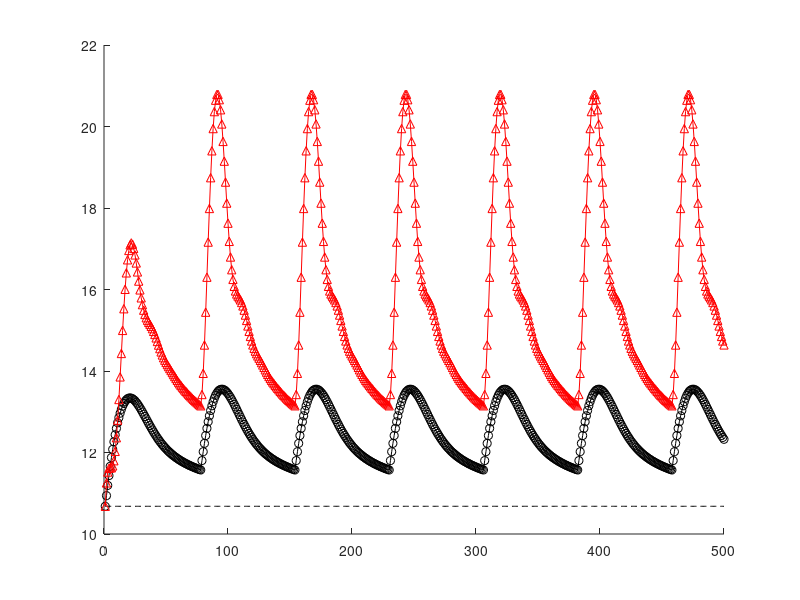

Source code (MATLAB): (Note: this script raises an error after producing the figure.)
%% JOTA code
% This script generates Figures 2a, 2b, 3a, 3b, 4, 5a, and 5b. Notation
% follows that of the manuscript. OGD, ONM, OLNM, and ORGD denote
% online gradient descent, online Nesterov's method, online long-step
% Nesterov's method, and online regularized gradient descent respectively.
% ite, fcn, and gra denote the iterate, function, and gradient errors
% respectively.

%% Clear
clear all
close all
clc

%% Figure 2a
d = 1e3;
niter = 5e2;
L = 5e2;
mu = 1;
a = (L+mu)/2;
kappa = L/mu;
alpha = 2/(mu+L);
gamma = (sqrt(kappa)-1)/(sqrt(kappa)+1);
beta = gamma;
sigma = 1;
offset = sigma*sqrt((1+gamma)/(1-gamma)); %gamma^c
lb = (sqrt(kappa)-1)/2*sigma; %lower bound

x0 = zeros(d,1);
x_OGD = x0;
x_ONM = x0;
y_ONM = x0;
x_OLNM = x0;
y_OLNM = x0;
z_OLNM = x0;

ite_OGD = zeros(niter,1);
ite_ONM = ite_OGD;
ite_OLNM = ite_OGD;

T = floor((2+sqrt(2))*sqrt(kappa));

for i = 1:niter
    disp(i)
    
    t = i-1;
    A = [a*diag(ones(t,1)) zeros(t,d-t); zeros(d-t,t) (L-mu)/4*gallery('tridiag',d-t)+mu*diag(ones(d-t,1))];
    b = offset*[a*ones(t,1); (L-mu)/4; zeros(d-t-1,1)];
    f = @(x) x'*A*x/2-x'*b;
    grad = @(x) A*x-b;
    xopt = A\b;
    ite_OGD(i) = norm(x_OGD-xopt);
    ite_ONM(i) = norm(x_ONM-xopt);
    ite_OLNM(i) = norm(x_OLNM-xopt);
    
    x_OGD = x_OGD - alpha*grad(x_OGD);
    
    if mod(i-1,T) == 0
        a = 1;
        oldgrad = grad;
        x_OLNM = z_OLNM;
        y_OLNM = z_OLNM;
    end
    na = (1+sqrt(1+4*a^2))/2;
    temp = y_OLNM-oldgrad(y_OLNM)/L;
    y_OLNM = temp + (a-1)/na*(temp-z_OLNM);
    z_OLNM = temp;
    a = na;
    
    temp = y_ONM-grad(y_ONM)/L;
    y_ONM = temp+beta*(temp-x_ONM);
    x_ONM = temp;
end

marker = linspace(niter/5,niter,5);
figure
plot(1:niter,lb*ones(niter,1),'--k',1:niter,ite_OGD,'ok-',1:niter,ite_ONM,'^r-',1:niter,ite_OLNM,'dg-','MarkerSize',10,'MarkerIndices',marker)
xlabel('Number of iterations')
ylabel('Iterate error')
lgd = legend('lower bound','online gradient descent','online Nesterov`s method','OLNM');
lgd.Location = 'northwest';
% savefig('adversary')

%% Figure 2b
niter = 5e2;
track_idx = 4e2:niter;
d = 1e3;
L = 5e2;
sigma = 1;
l = 10;
kappas = linspace(1e2,1e3,l);
track_OGD = zeros(l,1);
track_ONM = track_OGD;
track_OLNM = track_OGD;
for m = 1:l
kappa = kappas(m);
mu = L/kappa;
a = (L+mu)/2;
alpha = 2/(mu+L);
gamma = (sqrt(kappa)-1)/(sqrt(kappa)+1);
beta = gamma;
offset = sigma*sqrt((1+gamma)/(1-gamma));

x0 = zeros(d,1);
x_OGD = x0;
x_ONM = x0;
y_ONM = x0;
x_OLNM = x0;
y_OLNM = x0;
z_OLNM = x0;

ite_OGD = zeros(niter,1);
ite_ONM = ite_OGD;
ite_OLNM = ite_OGD;

T = floor((2+sqrt(2))*sqrt(kappa));

for i = 1:niter
    disp([m i])
    
    t = i-1;
    A = [a*diag(ones(t,1)) zeros(t,d-t); zeros(d-t,t) (L-mu)/4*gallery('tridiag',d-t)+mu*diag(ones(d-t,1))];
    b = offset*[a*ones(t,1); (L-mu)/4; zeros(d-t-1,1)];
    f = @(x) x'*A*x/2-x'*b;
    grad = @(x) A*x-b;
    xopt = A\b;
    ite_OGD(i) = norm(x_OGD-xopt);
    ite_ONM(i) = norm(x_ONM-xopt);
    ite_OLNM(i) = norm(x_OLNM-xopt);
    
    x_OGD = x_OGD - alpha*grad(x_OGD);
    
    if mod(i-1,T) == 0
        a = 1;
        oldgrad = grad;
        x_OLNM = z_OLNM;
        y_OLNM = z_OLNM;
    end
    na = (1+sqrt(1+4*a^2))/2;
    temp = y_OLNM-oldgrad(y_OLNM)/L;
    y_OLNM = temp + (a-1)/na*(temp-z_OLNM);
    z_OLNM = temp;
    a = na;
    
    temp = y_ONM-grad(y_ONM)/L;
    y_ONM = temp+beta*(temp-x_ONM);
    x_ONM = temp;
end
track_OGD(m) = max(ite_OGD(track_idx));
track_ONM(m) = max(ite_ONM(track_idx));
track_OLNM(m) = max(ite_OLNM(track_idx));
end

figure
plot(sqrt(kappas),track_OGD,'ok-',sqrt(kappas),track_ONM,'^r-',sqrt(kappas),track_OLNM,'dg-','MarkerSize',10)
xlabel('Square root of condition number')
ylabel('Tracking iterate error')
lgd = legend('online gradient descent','online Nesterov`s method','OLNM');
lgd.Location = 'northwest';
% savefig('adversarys')

%% Figure 3a
niter = 2e3;
d = 2;
mu = 1;
L = 5e2;
kappa = L/mu;
alpha = 2/(mu+L);
beta = (sqrt(kappa)-1)/(sqrt(kappa)+1);
sigma = 1;

A = [L 0; 0 mu];
f = @(x) .5*x'*A*x;

x0 = zeros(d,1);
x_OGD = x0;
x_ONM = x0;
y_ONM = x0;
x_OLNM = x0;
y_OLNM = x0;
z_OLNM = x0;
xopt = x0;
xopt(2) = sigma;

ite_OGD = zeros(niter,1);
ite_ONM = zeros(niter,1);
ite_OLNM = zeros(niter,1);

T = floor((2+sqrt(2))*sqrt(kappa));

for i = 1:niter
    disp(i)
    
    grad = @(x) A*(x-xopt);
    ft = @(x) f(x-xopt);
    
    x_OGD = x_OGD - alpha*grad(x_OGD);
    
    if mod(i-1,T) == 0
        a = 1;
        oldgrad = grad;
        x_OLNM = z_OLNM;
        y_OLNM = z_OLNM;
    end
    na = (1+sqrt(1+4*a^2))/2;
    temp = y_OLNM-oldgrad(y_OLNM)/L;
    y_OLNM = temp + (a-1)/na*(temp-z_OLNM);
    z_OLNM = temp;
    a = na;
    
    temp = y_ONM-grad(y_ONM)/L;
    y_ONM = temp+beta*(temp-x_ONM);
    x_ONM = temp;
    
    xopt(2) = xopt(2)+sigma;
    
    ite_OGD(i) = norm(x_OGD-xopt);
    ite_ONM(i) = norm(x_ONM-xopt);
    ite_OLNM(i) = norm(x_OLNM-xopt);
end

marker = linspace(niter/5,niter,5);
figure
plot(1:niter,ite_OGD,'ok-',1:niter,ite_ONM,'^r-',1:niter,ite_OLNM,'dg-','MarkerSize',10,'MarkerIndices',marker)
lgd = legend('online gradient descent','online Nesterov`s method','OLNM');
lgd.Location = 'northwest';
xlabel('Number of iterations')
ylabel('Iterate error')
% savefig('translating')

%% Figure 3b
d = 2;
L = 1;
sigma = 1;
l = 10;
kappas = linspace(1,1e5,l);
track_OLNM = zeros(l,1);
for m = 1:l
kappa = kappas(m);
mu = L/kappa;
A = [L 0; 0 mu];
f = @(x) .5*x'*A*x;

x0 = zeros(d,1);
x_OLNM = x0;
y_OLNM = x0;
z_OLNM = x0;
xopt = x0;
xopt(2) = sigma;

T = floor((2+sqrt(2))*sqrt(kappa));
niter = 5*T;
track_idx = 4*T:niter;
ite_OLNM = zeros(niter,1);

for i = 1:niter
    disp([m i])
    
    grad = @(x) A*(x-xopt);
    ft = @(x) f(x-xopt);
    
    if mod(i-1,T) == 0
        a = 1;
        oldgrad = grad;
        x_OLNM = z_OLNM;
        y_OLNM = z_OLNM;
    end
    na = (1+sqrt(1+4*a^2))/2;
    temp = y_OLNM-oldgrad(y_OLNM)/L;
    y_OLNM = temp + (a-1)/na*(temp-z_OLNM);
    z_OLNM = temp;
    a = na;
    
    xopt(2) = xopt(2)+sigma;
    
    ite_OLNM(i) = norm(x_OLNM-xopt);
end
track_OLNM(m) = max(ite_OLNM(track_idx));
end

figure
plot(sqrt(kappas),track_OLNM,'dg-','MarkerSize',10)
xlabel('Square root of condition number')
ylabel('Tracking iterate error for OLNM')
% savefig('translatings')

%% Figure 4
cycles = 5;
L = 1;
d = 5;
n = 20;
trials = 200;
sigma = 1;
kappas = 2e3:2e3:1e4;
l = length(kappas);
track_OGD = zeros(l,trials);
track_ONM = track_OGD;
track_OLNM = track_OGD;
for m = 1:l
kappa = kappas(m);
mu = 1/kappa;
alpha = 2/(mu+L);
beta = (sqrt(kappa)-1)/(sqrt(kappa)+1);
T = floor((2+sqrt(2))*sqrt(kappa));
niter = cycles*T;
track_idx = (cycles-1)*T:niter;
for trial = 1:trials
[Q,R] = qr((randn(n)));
U = Q*diag(diag(R)./abs(diag(R)));
[Q,R] = qr((randn(d)));
V = Q*diag(diag(R)./abs(diag(R)));
D = linspace(1,1/sqrt(kappa),d);
S = [diag(D); zeros(n-d,d)];
A = U*S*V';

x0 = ones(d,1);
x_OGD = x0;
x_ONM = x0;
y_ONM = x0;
x_OLNM = x0;
y_OLNM = x0;
z_OLNM = x0;

ite_OGD = zeros(niter,1);
ite_ONM = zeros(niter,1);
ite_OLNM = zeros(niter,1);

xopt = ones(d,1);
noise = 1e-3;
b = A*xopt+noise*randn(n,1);

for i = 1:niter
    disp([m trial niter-i])
    
    grad = @(x) A'*(A*x-b);
    xopt = (A'*A)\(A'*b);
    f = @(x) .5*norm(A*x-b)^2;
    
    ite_OGD(i) = norm(x_OGD-xopt);
    ite_ONM(i) = norm(x_ONM-xopt);
    ite_OLNM(i) = norm(x_OLNM-xopt);

    j = randi(d,1);
    k = randi(2,1);
    xopt(j) = xopt(j) + sigma*(-1)^k;
    b = A*xopt+noise*randn(n,1);
    
    x_OGD = x_OGD - alpha*grad(x_OGD);
    
    if mod(i-1,T) == 0
        a = 1;
        oldgrad = grad;
%         x_OLNM = z_OLNM;
        y_OLNM = z_OLNM;
    end
    na = (1+sqrt(1+4*a^2))/2;
    temp = y_OLNM-oldgrad(y_OLNM)/L;
    y_OLNM = temp + (a-1)/na*(temp-z_OLNM);
    z_OLNM = temp;
    x_OLNM = z_OLNM; % modification
    a = na;
    
    temp = y_ONM-grad(y_ONM)/L;
    y_ONM = temp+beta*(temp-x_ONM);
    x_ONM = temp;
end
track_OGD(m,trial) = max(ite_OGD(track_idx));
track_ONM(m,trial) = max(ite_ONM(track_idx));
track_OLNM(m,trial) = max(ite_OLNM(track_idx));
end
end

figure
plot(kappas,mean(track_OGD,2),'ok',kappas,mean(track_ONM,2),'^r',kappas,mean(track_OLNM,2),'dg','MarkerSize',10)
xlabel('Condition number')
ylabel('Sample mean of tracking iterate error')
xlim([1900 10100])
ylim([5 30])
lgd = legend('online gradient descent','online Nesterov`s method','OLNM');
lgd.Location = 'northwest';
% savefig('randomwalks')

%% Figure 5
d = 5;
n = 20;
Ls = 2e2:2e2:1e3;
l = length(Ls);
phi = @(z) 1./(1+exp(-z));
xr = zeros(d,1);
niter_fixedpt = 5;

%% compute sigma, R, and delta when one component of b flips each iteration
try
    load('sigmaRdelta.mat','sigmaRdelta')
    sigmas = sigmaRdelta(:,1);
    Rs = sigmaRdelta(:,2);
    deltas = sigmaRdelta(:,3);
catch
sigmaRdelta = zeros(l,3);
trials = 50;
niter = 20;
eps = 1e-3; % stopping criteria for computing xopt
for m = 1:5
L = Ls(m);
for iter_fixedpt = 1:niter_fixedpt
if iter_fixedpt == 1
    delta = 0;
else
    delta = L*sqrt(sigma/2/R);
end
beta = (sqrt(L+delta)-sqrt(delta))/(sqrt(L+delta)+sqrt(delta));
sigmas = zeros(trials,1);
Rs = zeros(trials,1);
for trial = 1:trials
disp([m trial])
% compute A for the trial
[Q,R] = qr((randn(n)));
U = Q*diag(diag(R)./abs(diag(R)));
[Q,R] = qr((randn(d)));
V = Q*diag(diag(R)./abs(diag(R)));
D = rand(d,1);
D = D*sqrt(2*sqrt(L))/max(D);
S = [diag(D); zeros(n-d,d)];
A = U*S*V';

% for the trial, compute b at every time step
b = 2*randi(2,[n,1])-3;
bs = zeros(n,niter);
bs(:,1) = b;
for i = 2:niter
    % at each time step, flip a component of b
    bs(:,i) = bs(:,i-1);
    j = randi(n,1);
    bs(j,i) = -bs(j,i);
end
% for the trial, compute xopt at every time step
xopts = zeros(d,niter);
for i = 1:niter
    b = bs(:,i);
    psi = @(x) phi(b.*(A*x));
    grad = @(x) -A'*(b.*(1-psi(x)))+delta*(x-xr);
    xopt = zeros(d,1);
    yopt = xopt;
    iter = 0;
    % compute xopt using Nesterov's method
    while norm(grad(xopt))>=eps
        temp = yopt-grad(yopt)/L;
        yopt = temp+min([iter/(iter+3) beta])*(temp-xopt);
        xopt = temp;
        iter = iter+1;
    end
    xopts(:,i) = xopt;
end
sigma = 0;
% compute sigma
for i = 2:niter
    sigma = max([sigma norm(xopts(:,i)-xopts(:,i-1))]);
end
R = 0;
% compute R
for i = 1:niter
    R = max([R norm(xopts(:,i))]);
end
% compute delta
sigmas(trial) = sigma;
Rs(trial) = R;
end
sigma = mean(sigmas);
R = mean(Rs);
end
sigmaRdelta(m,:) = [sigma R delta];
end
sigmas = sigmaRdelta(:,1);
Rs = sigmaRdelta(:,2);
deltas = sigmaRdelta(:,3);
save('sigmaRdelta.mat','sigmaRdelta')
end

figure
plot(Ls,sigmas,'ok',Ls,Rs,'^r','MarkerSize',10)
legend('\sigma(\delta)','R(\delta)')
xlabel('L')
xlim([100 1100])
ylabel('Sample mean')
% savefig('logistic')

%% compute iterates
recenter = 1; %1 means no recentering
trials = 200;
eps = 1e-3; % stopping criteria for tracking
win = 100; % width of tracking window

track_OGD = zeros(l,trials);
track_ORGD = zeros(l,trials);
track_triv = zeros(l,trials);

for m = 1:l
L = Ls(m);
delta = deltas(m);
for trial = 1:trials
disp([m trial])
[Q,R] = qr((randn(n)));
U = Q*diag(diag(R)./abs(diag(R)));
[Q,R] = qr((randn(d)));
V = Q*diag(diag(R)./abs(diag(R)));
D = rand(d,1);
D = D*sqrt(2*sqrt(L))/max(D);
S = [diag(D); zeros(n-d,d)];
A = U*S*V';

x0 = zeros(d,1);
x_OGD = x0;
x_ORGD = x0;

gra_triv = zeros(win,1);
gra_OGD = zeros(win,1);
gra_ORGD = zeros(win,1);

b = 2*randi(2,[n,1])-3;

crit = eps+1;
i = 1;
while crit >= eps
    disp([m trial])
    
    psi = @(x) phi(b.*(A*x));
    grad = @(x) -A'*(b.*(1-psi(x)));
    
    grad_OGD = grad(x_OGD);
    gra_OGD(i) = norm(grad_OGD);
    x_OGD = x_OGD-grad_OGD/L;
    
    if mod(i,recenter)==1
        xr = x_ORGD;
    end

    grad_ORGD = grad(x_ORGD);
    gra_ORGD(i) = norm(grad_ORGD);
    x_ORGD = x_ORGD-(grad_ORGD+delta*(x_ORGD-xr))/(L+2*delta)*2;
    
    gra_triv(i) = norm(grad(x0));
    
    j = randi(n,1);
    b(j) = -b(j);
    
    if mod(i,win)==0 && i>=2*win
        quo = i/win;
        i1 = (quo-2)*win+1;
        i2 = (quo-1)*win+1;
        crit_OGD = (max(gra_OGD(i1:i))-max(gra_OGD(i2:i)))/gra_OGD(1);
        crit_ORGD = (max(gra_ORGD(i1:i))-max(gra_ORGD(i2:i)))/gra_ORGD(1);
        crit = max(crit_OGD,crit_ORGD);
    end
    i = i+1;
end
track_OGD(m,trial) = max(gra_OGD(i-win:i-1));
track_ORGD(m,trial) = max(gra_ORGD(i-win:i-1));
track_triv(m,trial) = max(gra_triv);
end
end

figure
plot(Ls,mean(track_OGD,2),'ok',Ls,mean(track_ORGD,2),'dg',Ls,mean(track_triv,2),'^r','MarkerSize',10)
xlabel('L')
ylabel('Sample mean of tracking gradient error')
xlim([100 1100])
lgd = legend('online gradient descent','ORGD','x_c');
lgd.Location = 'northwest';
% savefig('logistics')